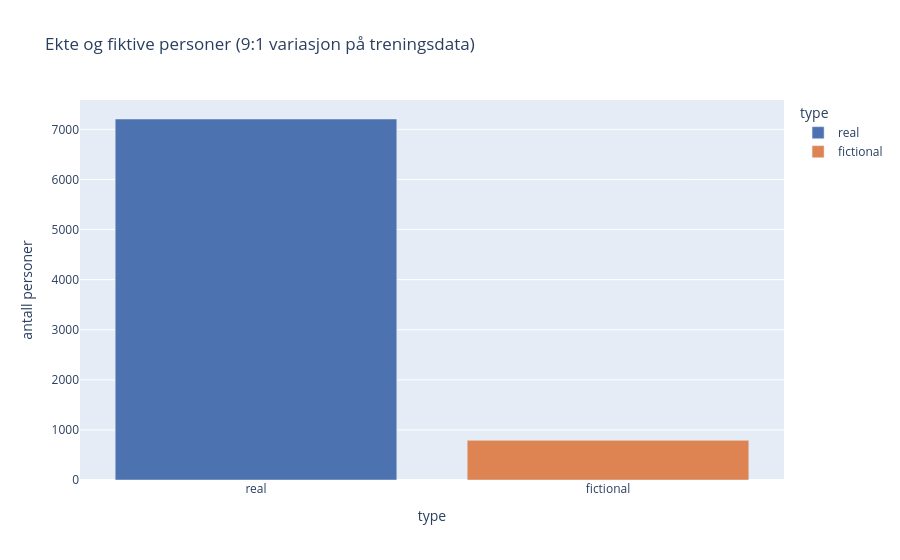
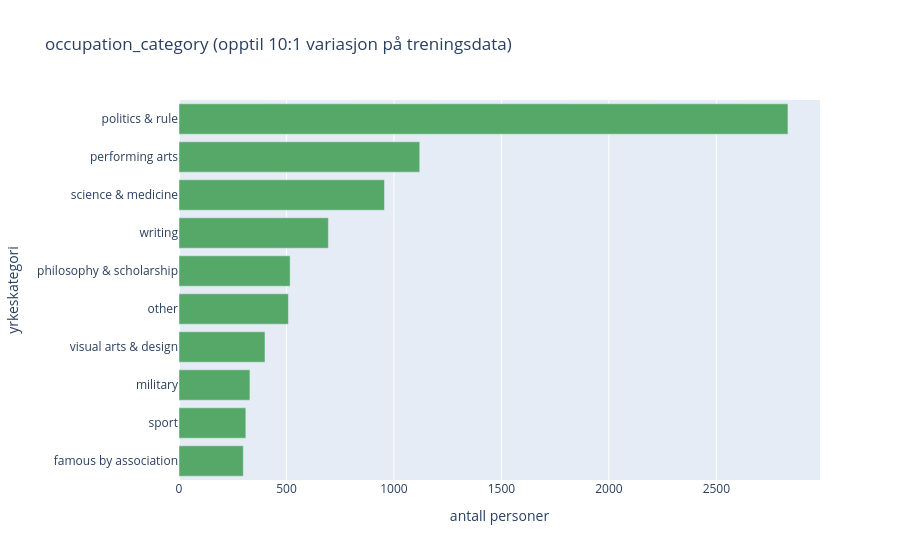

The code cell stored with these charts, in order, in its notebook:
### Markdown cell above
### 4.3 Ubalanse og fordelinger

### Code cell
type_counts = train_df["type"].value_counts().reset_index()
type_counts.columns = ["type", "antall"]
fig = px.bar(type_counts, x="type", y="antall", color="type",
             title="Ekte og fiktive personer (9:1 variasjon på treningsdata)", labels={"type": "type", "antall": "antall personer"},
             color_discrete_sequence=["#4C72B0", "#DD8452"])
fig.show()

occ_counts = train_df["occupation_category"].value_counts().sort_values().reset_index()
occ_counts.columns = ["occupation_category", "antall"]
fig = px.bar(occ_counts, x="antall", y="occupation_category", orientation="h",
             title="occupation_category (opptil 10:1 variasjon på treningsdata)",
             labels={"antall": "antall personer", "occupation_category": "yrkeskategori"},
             color_discrete_sequence=["#55A868"])
fig.show()

### Figure 1 — Plotly figure (JSON) as saved in the notebook; plotly's stock layout.template omitted (floating-point values rounded to 4 significant figures)
{"data": [{"hovertemplate": "type=%{x}<br>antall personer=%{y}<extra></extra>", "legendgroup": "real", "marker": {"color": "#4C72B0", "pattern": {"shape": ""}}, "name": "real", "orientation": "v", "showlegend": true, "textposition": "auto", "type": "bar", "x": ["real"], "xaxis": "x", "y": [7207], "yaxis": "y"}, {"hovertemplate": "type=%{x}<br>antall personer=%{y}<extra></extra>", "legendgroup": "fictional", "marker": {"color": "#DD8452", "pattern": {"shape": ""}}, "name": "fictional", "orientation": "v", "showlegend": true, "textposition": "auto", "type": "bar", "x": ["fictional"], "xaxis": "x", "y": [792], "yaxis": "y"}], "layout": {"barmode": "relative", "legend": {"title": {"text": "type"}, "tracegroupgap": 0}, "title": {"text": "Ekte og fiktive personer (9:1 variasjon på treningsdata)"}, "xaxis": {"anchor": "y", "categoryarray": ["real", "fictional"], "categoryorder": "array", "domain": [0, 1], "title": {"text": "type"}}, "yaxis": {"anchor": "x", "domain": [0, 1], "title": {"text": "antall personer"}}}}

### Figure 2 — Plotly figure (JSON) as saved in the notebook; plotly's stock layout.template omitted (floating-point values rounded to 4 significant figures)
{"data": [{"hovertemplate": "antall personer=%{x}<br>yrkeskategori=%{y}<extra></extra>", "legendgroup": "", "marker": {"color": "#55A868", "pattern": {"shape": ""}}, "name": "", "orientation": "h", "showlegend": false, "textposition": "auto", "type": "bar", "x": [299, 311, 330, 400, 509, 517, 695, 956, 1120, 2833], "xaxis": "x", "y": ["famous by association", "sport", "military", "visual arts & design", "other", "philosophy & scholarship", "writing", "science & medicine", "performing arts", "politics & rule"], "yaxis": "y"}], "layout": {"barmode": "relative", "legend": {"tracegroupgap": 0}, "title": {"text": "occupation_category (opptil 10:1 variasjon på treningsdata)"}, "xaxis": {"anchor": "y", "domain": [0, 1], "title": {"text": "antall personer"}}, "yaxis": {"anchor": "x", "domain": [0, 1], "title": {"text": "yrkeskategori"}}}}
